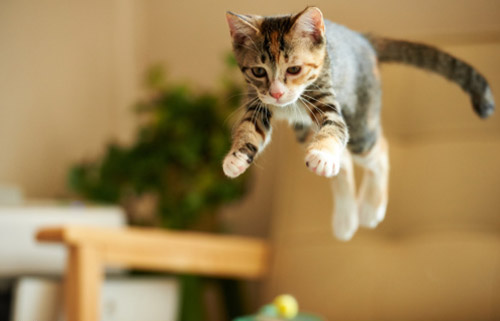
#> input picture d27 openCV/index.png, 500 x 321 px
$ python Day_27_Demo_OpenCv.py   (older library calls are emulated)
#> lines starting #> are read from the running program, lines starting #| are printed output that depends on the picture; after the words box and inside, x2 and y2 are one past the last pixel; in counts of white or black regions, pixels touching at a corner belong together
# -*- coding: utf-8 -*-

#import the libraries
import numpy as np
import matplotlib.pyplot as plt
import cv2


#reading the image

image = cv2.imread('index.png')
#> image is the input picture: shape (321, 500, 3); mean B, G, R 84.4, 131.1, 158.1
image = cv2.cvtColor(image,cv2.COLOR_BGR2RGB)
#plotting the image
plt.imshow(image)

#saving image
cv2.imwrite('test_write.jpg',image)


"""
By default, the imread function reads images in the BGR (Blue-Green-Red) format.
We can read images in different formats using extra flags in the imread function:

cv2.IMREAD_COLOR: Default flag for loading a color image
cv2.IMREAD_GRAYSCALE: Loads images in grayscale format
cv2.IMREAD_UNCHANGED: Loads images in their given format, including the alpha channel.
Alpha channel stores the transparency information – the higher the value of alpha channel,
the more opaque is the pixel
"""

"""
OpenCV reads a given image in the BGR format by default.
So, you’ll need to change the color space of your image
from BGR to RGB when reading images using OpenCV. Let’s see how to do that:
"""

#import the required libraries
import numpy as np
import matplotlib.pyplot as plt
import cv2

image = cv2.imread('index.png')
#converting image to Gray scale
gray_image = cv2.cvtColor(image,cv2.COLOR_BGR2GRAY)
#plotting the grayscale image
plt.imshow(gray_image)
#converting image to HSV format
hsv_image = cv2.cvtColor(image,cv2.COLOR_BGR2HSV)
#> hsv_image: shape (321, 500, 3); mean H, S, V 21.1, 132.5, 158.7
#plotting the HSV image
plt.imshow(hsv_image)


#Resizing Images
"""
Machine learning models work with a fixed sized input.
The same idea applies to computer vision models as well.
The images we use for training our model must be of the same size.
This operation is useful for training deep learning models
when we need to convert images to the model’s input shape.
"""

import cv2
import numpy as np
import matplotlib.pyplot as plt

#reading the image
image = cv2.imread('index.png')
#converting image to size (100,100,3)
smaller_image = cv2.resize(image,(100,100),interpolation=cv2.INTER_LINEAR)
#plot the resized image
plt.imshow(smaller_image)

#Image Rotation
"""
For most deep learning models, you need to have large image set
and that can be done through data augmentation.
Resize, crop, rotate etc. are the ways of data augmentation.

"""
#importing the required libraries
import numpy as np
import cv2
import matplotlib.pyplot as plt

image = cv2.imread('index.png')
rows,cols = image.shape[:2]
#> rows = 321; cols = 500
#(col/2,rows/2) is the center of rotation for the image
# M is the cordinates of the center
M = cv2.getRotationMatrix2D((cols/2,rows/2),90,1)
dst = cv2.warpAffine(image,M,(cols,rows))
plt.imshow(dst)


#Image Translation
#importing the required libraries
import numpy as np
import cv2
import matplotlib.pyplot as plt

#reading the image
image = cv2.imread('index.png')
#shifting the image 100 pixels in both dimensions
M = np.float32([[1,0,-100],[0,1,-100]])
dst = cv2.warpAffine(image,M,(cols,rows))
plt.imshow(dst)


#Simple Image Thresholding
"""
Thresholding is an image segmentation method.
It compares pixel values with a threshold value and
updates it accordingly.
OpenCV supports multiple variations of thresholding.
A simple thresholding function can be defined like this:

if Image(x,y) > threshold , Image(x,y) = 1

else, Image(x,y) = 0
"""
#Thresholding can only be applied to grayscale images.

#importing the required libraries
import numpy as np
import cv2
import matplotlib.pyplot as plt


#here 0 means that the image is loaded in gray scale format
gray_image = cv2.imread('index.png',0)
#> gray_image: shape (321, 500); min 0, max 255, mean 133.3

ret,thresh_binary = cv2.threshold(gray_image,127,255,cv2.THRESH_BINARY)
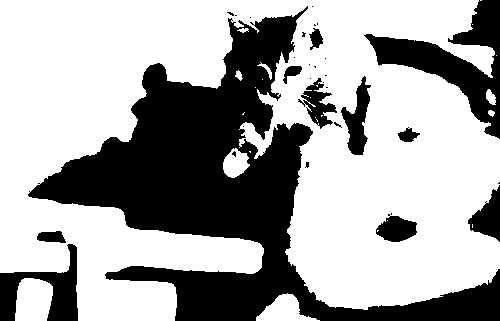
#> thresh_binary: shape (321, 500); 65.1% white; 32 black regions (21 under 20 px), largest, box (x1, y1, x2, y2) and area: (28, 6, 500, 321) 42885, (364, 0, 500, 139) 5977, (0, 244, 78, 321) 2567
ret,thresh_binary_inv = cv2.threshold(gray_image,127,255,cv2.THRESH_BINARY_INV)
ret,thresh_trunc = cv2.threshold(gray_image,127,255,cv2.THRESH_TRUNC)
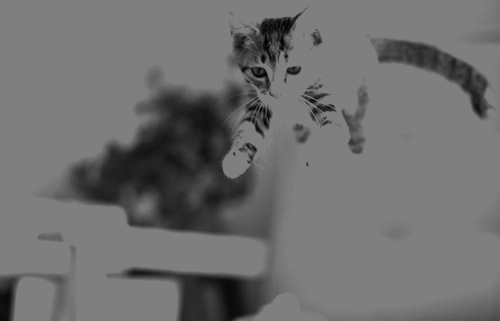
#> thresh_trunc: shape (321, 500); min 0, max 127, mean 110.7
ret,thresh_tozero = cv2.threshold(gray_image,127,255,cv2.THRESH_TOZERO)
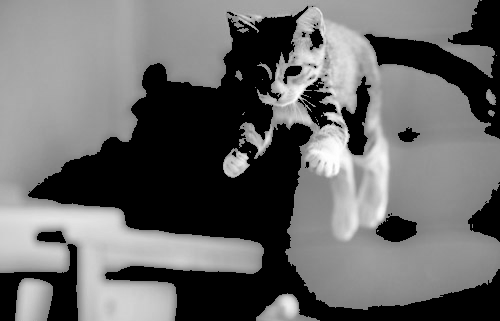
#> thresh_tozero: shape (321, 500); min 0, max 255, mean 105.4
ret,thresh_tozero_inv = cv2.threshold(gray_image,127,255,cv2.THRESH_TOZERO_INV)
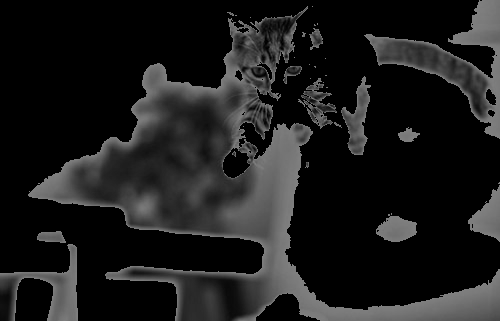
#> thresh_tozero_inv: shape (321, 500); min 0, max 127, mean 28

#DISPLAYING THE DIFFERENT THRESHOLDING STYLES
names = ['Oiriginal Image','BINARY','THRESH_BINARY_INV','THRESH_TRUNC','THRESH_TOZERO','THRESH_TOZERO_INV']
images = gray_image,thresh_binary,thresh_binary_inv,thresh_trunc,thresh_tozero,thresh_tozero_inv

for i in range(6):
    plt.subplot(2,3,i+1),plt.imshow(images[i],'gray')
    plt.title(names[i])
    plt.xticks([]),plt.yticks([])

plt.show()
#> figure, not shown here; B, G, R data is drawn as R, G, B


#Adaptive Thresholding
"""
In case of adaptive thresholding, different threshold values
are used for different parts of the image.

No DEMO
"""

"""
Image Segmentation (Watershed Algorithm)
Image segmentation is the task of classifying every pixel in the image to some class.
For example, classifying every pixel as foreground or background.
Image segmentation is important for extracting the relevant parts from an image.
NO DEMO
"""

#Bitwise Operations
"""
Bitwise operations include AND, OR, NOT and XOR.
You might remember them from your programming class!
In computer vision, these operations are very useful
when we have a mask image and want to apply that
mask over another image to extract the region of interest.
"""

#import required libraries
import numpy as np
import matplotlib.pyplot as plt
import cv2

#read the image
image = cv2.imread('baby.jpg')
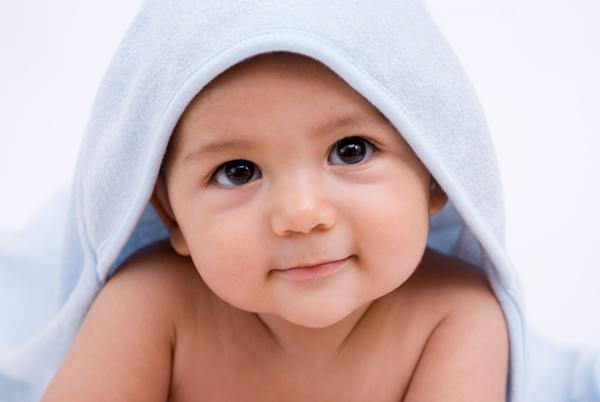
#> input picture d27 openCV/baby.jpg, 600 x 402 px
#> image is the input picture: shape (402, 600, 3); mean B, G, R 182.9, 182.8, 205.2
#apply thresholdin
gray_image = cv2.cvtColor(image,cv2.COLOR_BGR2GRAY)
#> gray_image: shape (402, 600)

ret,mask = cv2.threshold(gray_image,0,255,cv2.THRESH_BINARY_INV+cv2.THRESH_OTSU)
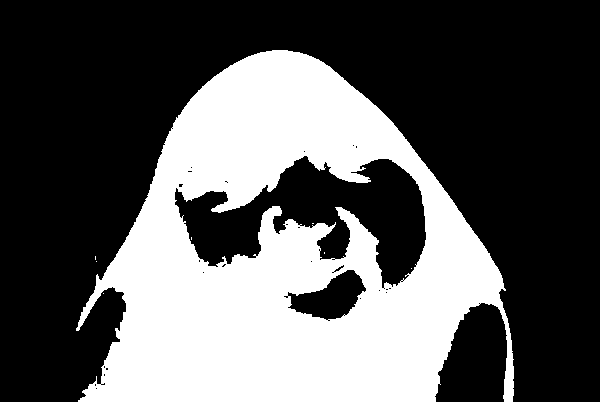
#> mask: shape (402, 600); 35.3% white; 8 white regions (7 under 20 px), largest, box (x1, y1, x2, y2) and area: (76, 50, 514, 402) 85074
#> ret = 175
#apply AND operation on image and mask generated by thrresholding
final = cv2.bitwise_and(gray_image,gray_image,mask = mask)
#plot the result
plt.imshow(final)


#Edge Detection
"""
Edges are the points in an image where the
image brightness changes sharply or has discontinuities.
Such discontinuities generally correspond to:

Discontinuities in depth
Discontinuities in surface orientation
Changes in material properties
Variations in scene illumination
"""
#import the required libraries
import numpy as np
import cv2
import matplotlib.pyplot as plt

#read the image
image = cv2.imread('baby.jpg')
#calculate the edges using Canny edge algorithm
edges = cv2.Canny(image,100,200)
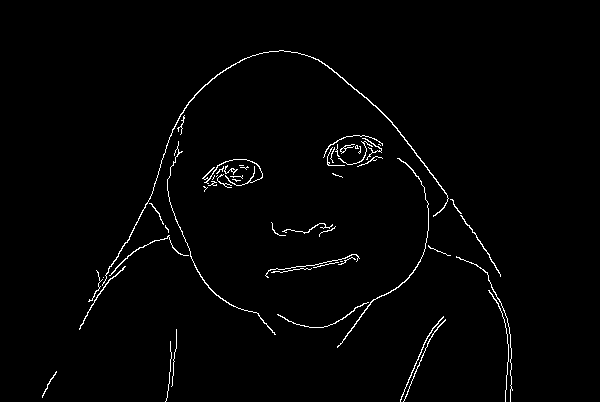
#> edges: shape (402, 600); 1.5% white in thin lines or dots, all inside (x1, y1, x2, y2) = (42, 50, 513, 402)
#plot the edges
plt.imshow(edges)


#Image Filtering

"""
In image filtering, a pixel value is updated using its neighbouring values.
But how are these values updated in the first place?
Ans: using filters/kernels of size 3x3 or 5x5 etc.
"""


#Face Detection
"""
Face Detection
OpenCV supports haar cascade based object detection.
Haar cascades are machine learning based classifiers
that calculate different features like edges, lines, etc in the image.
Then, these classifiers train using multiple positive and negative samples.

Trained classifiers for different objects like faces,eyes
etc are available in the OpenCV Github repo ,
you can also train your own haar cascade for any object.
"""

#import required libraries
import numpy as np
import cv2 as cv
import matplotlib.pyplot as plt


#load the classifiers downloaded
face_cascade = cv.CascadeClassifier('haarcascade_frontalface_default.xml')
eye_cascade = cv.CascadeClassifier('haarcascade_eye.xml')
#read the image and convert to grayscale format
img = cv.imread('rotated_face.png')
#> (the run stopped early here; a loop or call above may not have finished)
